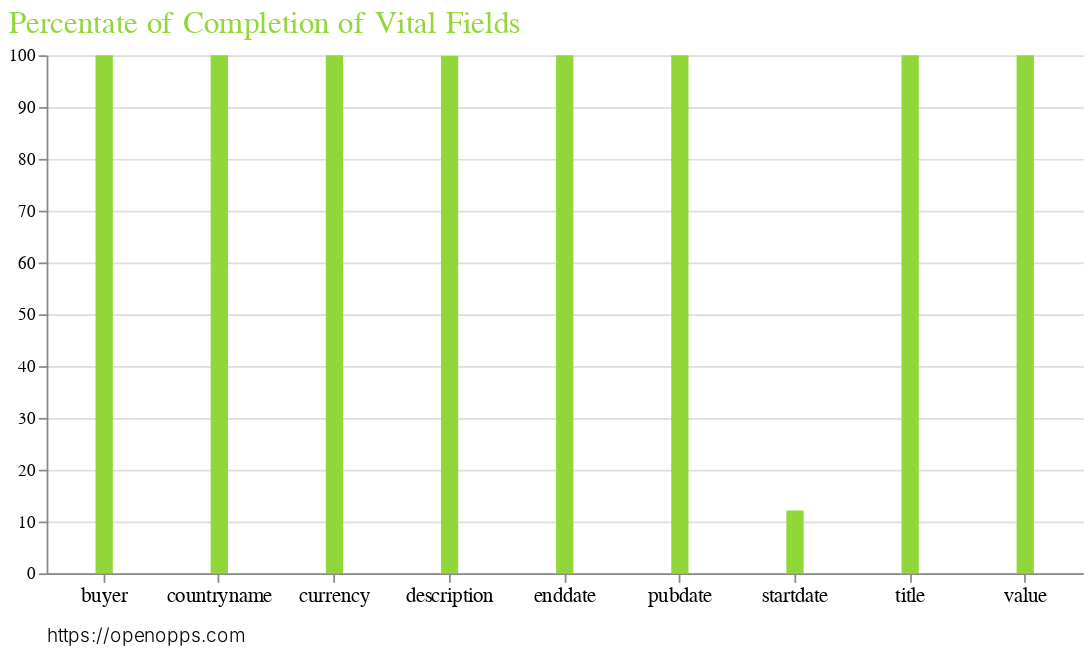

The notebook cell this image was saved under:
### Code cell
# alt.Chart(counts, width=900, height=300, title="Percentate of Completion of Vital Fields").mark_bar().encode(
#      alt.X('OCDS Field'),
#      alt.Y('Percentage of Completion'),
#     )



chart = alt.Chart(counts, width=600, height=300, title="Percentate of Completion of Vital Fields"
                 ).mark_bar(size=10, color='#91D739').encode(
            alt.X('OCDS Field:N',
            axis=alt.Axis(tickCount=12, title="https://openopps.com", 
            grid=False, 
            labelFont='Helvetica', 
            labelFontSize=12, 
            labelAngle=0, 
            titleAlign='left',
            titleAnchor='start',
            titleFont='Helvetica',
            titleFontSize= 11,
            titleFontWeight= 300,
            titleX= -0,
            titleY= 30)
                   ),
         alt.Y('Percentage of Completion',
               axis=alt.Axis(title="",
               format=".0s",)
                       ),
                )

full_chart = alt.layer(
            chart
            ).configure_view(
              strokeWidth=0
            ).configure_title(fontSize=18, anchor='start',
                    color= "#91D739", font='Helvetica', fontWeight=400)

full_chart

### Figure 1 — Vega-Lite specification as saved in the notebook (floating-point values rounded to 4 significant figures)
{"config": {"view": {"continuousWidth": 400, "continuousHeight": 300, "strokeWidth": 0}, "title": {"anchor": "start", "color": "#91D739", "font": "Helvetica", "fontSize": 18, "fontWeight": 400}}, "layer": [{"mark": {"type": "bar", "color": "#91D739", "size": 10}, "encoding": {"x": {"type": "nominal", "axis": {"grid": false, "labelAngle": 0, "labelFont": "Helvetica", "labelFontSize": 12, "tickCount": 12, "title": "https://openopps.com", "titleAlign": "left", "titleAnchor": "start", "titleFont": "Helvetica", "titleFontSize": 11, "titleFontWeight": 300, "titleX": 0, "titleY": 30}, "field": "OCDS Field"}, "y": {"type": "quantitative", "axis": {"format": ".0s", "title": ""}, "field": "Percentage of Completion"}}, "height": 300, "title": "Percentate of Completion of Vital Fields", "width": 600}], "data": {"name": "data-7935c7127112e5c2723356cc3eae62aa"}, "$schema": "https://vega.github.io/schema/vega-lite/v4.8.1.json", "datasets": {"data-7935c7127112e5c2723356cc3eae62aa": [{"OCDS Field": "title", "Percentage of Completion": 100.0}, {"OCDS Field": "description", "Percentage of Completion": 99.89}, {"OCDS Field": "value", "Percentage of Completion": 100.0}, {"OCDS Field": "currency", "Percentage of Completion": 100.0}, {"OCDS Field": "pubdate", "Percentage of Completion": 100.0}, {"OCDS Field": "startdate", "Percentage of Completion": 12.11}, {"OCDS Field": "enddate", "Percentage of Completion": 100.0}, {"OCDS Field": "buyer", "Percentage of Completion": 100.0}, {"OCDS Field": "countryname", "Percentage of Completion": 100.0}]}}
